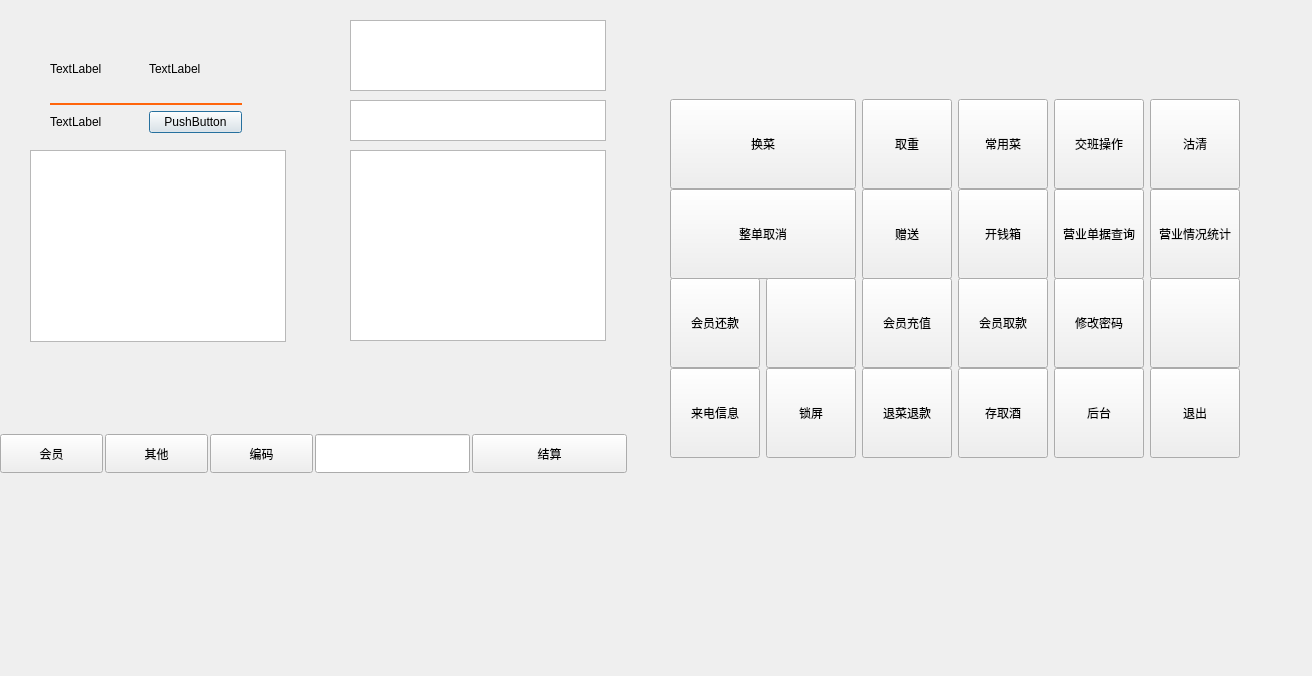
<?xml version="1.0" encoding="UTF-8"?>
<ui version="4.0">
 <class>w_scr_dish_main_view_800x600</class>
 <widget class="QDialog" name="w_scr_dish_main_view_800x600">
  <property name="geometry">
   <rect>
    <x>0</x>
    <y>0</y>
    <width>1312</width>
    <height>676</height>
   </rect>
  </property>
  <property name="windowTitle">
   <string>Dialog</string>
  </property>
  <widget class="ftableview" name="tableView_dish">
   <property name="geometry">
    <rect>
     <x>350</x>
     <y>150</y>
     <width>256</width>
     <height>191</height>
    </rect>
   </property>
   <property name="outer_stylesheet" stdset="0">
    <string>tableView_dish</string>
   </property>
  </widget>
  <widget class="QFrame" name="frame">
   <property name="geometry">
    <rect>
     <x>660</x>
     <y>90</y>
     <width>591</width>
     <height>371</height>
    </rect>
   </property>
   <layout class="QGridLayout" name="gridLayout">
    <property name="spacing">
     <number>5</number>
    </property>
    <item row="4" column="3">
     <widget class="lds_pushbutton_wrap" name="pushButton_wine">
      <property name="sizePolicy">
       <sizepolicy hsizetype="Expanding" vsizetype="Expanding">
        <horstretch>0</horstretch>
        <verstretch>0</verstretch>
       </sizepolicy>
      </property>
      <property name="minimumSize">
       <size>
        <width>90</width>
        <height>90</height>
       </size>
      </property>
      <property name="maximumSize">
       <size>
        <width>90</width>
        <height>90</height>
       </size>
      </property>
      <property name="focusPolicy">
       <enum>Qt::NoFocus</enum>
      </property>
      <property name="styleSheet">
       <string notr="true"/>
      </property>
      <property name="text">
       <string>存取酒</string>
      </property>
      <property name="outer_stylesheet" stdset="0">
       <string>pushbutton_type</string>
      </property>
     </widget>
    </item>
    <item row="0" column="3">
     <widget class="lds_pushbutton_wrap" name="pushButton_changyong">
      <property name="sizePolicy">
       <sizepolicy hsizetype="Expanding" vsizetype="Expanding">
        <horstretch>0</horstretch>
        <verstretch>0</verstretch>
       </sizepolicy>
      </property>
      <property name="minimumSize">
       <size>
        <width>90</width>
        <height>90</height>
       </size>
      </property>
      <property name="maximumSize">
       <size>
        <width>90</width>
        <height>90</height>
       </size>
      </property>
      <property name="focusPolicy">
       <enum>Qt::NoFocus</enum>
      </property>
      <property name="styleSheet">
       <string notr="true"/>
      </property>
      <property name="text">
       <string>常用菜</string>
      </property>
      <property name="outer_stylesheet" stdset="0">
       <string>pushbutton_type</string>
      </property>
     </widget>
    </item>
    <item row="1" column="4">
     <widget class="lds_pushbutton_wrap" name="pushButton_sys_yingyedanju">
      <property name="enabled">
       <bool>true</bool>
      </property>
      <property name="sizePolicy">
       <sizepolicy hsizetype="Expanding" vsizetype="Expanding">
        <horstretch>0</horstretch>
        <verstretch>0</verstretch>
       </sizepolicy>
      </property>
      <property name="minimumSize">
       <size>
        <width>90</width>
        <height>90</height>
       </size>
      </property>
      <property name="maximumSize">
       <size>
        <width>90</width>
        <height>90</height>
       </size>
      </property>
      <property name="focusPolicy">
       <enum>Qt::NoFocus</enum>
      </property>
      <property name="styleSheet">
       <string notr="true"/>
      </property>
      <property name="text">
       <string>营业单据查询</string>
      </property>
      <property name="outer_stylesheet" stdset="0">
       <string>pushbutton_type</string>
      </property>
     </widget>
    </item>
    <item row="0" column="4">
     <widget class="lds_pushbutton_wrap" name="pushButton_sys_jiaoban">
      <property name="sizePolicy">
       <sizepolicy hsizetype="Expanding" vsizetype="Expanding">
        <horstretch>0</horstretch>
        <verstretch>0</verstretch>
       </sizepolicy>
      </property>
      <property name="minimumSize">
       <size>
        <width>90</width>
        <height>90</height>
       </size>
      </property>
      <property name="maximumSize">
       <size>
        <width>90</width>
        <height>90</height>
       </size>
      </property>
      <property name="focusPolicy">
       <enum>Qt::NoFocus</enum>
      </property>
      <property name="styleSheet">
       <string notr="true"/>
      </property>
      <property name="text">
       <string>交班操作</string>
      </property>
      <property name="outer_stylesheet" stdset="0">
       <string>pushbutton_type</string>
      </property>
     </widget>
    </item>
    <item row="1" column="5">
     <widget class="lds_pushbutton_wrap" name="pushButton_sys_yingyeqingkuang">
      <property name="sizePolicy">
       <sizepolicy hsizetype="Expanding" vsizetype="Expanding">
        <horstretch>0</horstretch>
        <verstretch>0</verstretch>
       </sizepolicy>
      </property>
      <property name="minimumSize">
       <size>
        <width>90</width>
        <height>90</height>
       </size>
      </property>
      <property name="maximumSize">
       <size>
        <width>90</width>
        <height>90</height>
       </size>
      </property>
      <property name="focusPolicy">
       <enum>Qt::NoFocus</enum>
      </property>
      <property name="styleSheet">
       <string notr="true"/>
      </property>
      <property name="text">
       <string>营业情况统计</string>
      </property>
      <property name="outer_stylesheet" stdset="0">
       <string>pushbutton_type</string>
      </property>
     </widget>
    </item>
    <item row="4" column="5">
     <widget class="lds_pushbutton_wrap" name="pushButton_tuichu">
      <property name="sizePolicy">
       <sizepolicy hsizetype="Expanding" vsizetype="Expanding">
        <horstretch>0</horstretch>
        <verstretch>0</verstretch>
       </sizepolicy>
      </property>
      <property name="minimumSize">
       <size>
        <width>90</width>
        <height>90</height>
       </size>
      </property>
      <property name="maximumSize">
       <size>
        <width>90</width>
        <height>90</height>
       </size>
      </property>
      <property name="focusPolicy">
       <enum>Qt::NoFocus</enum>
      </property>
      <property name="styleSheet">
       <string notr="true"/>
      </property>
      <property name="text">
       <string>退出</string>
      </property>
      <property name="outer_stylesheet" stdset="0">
       <string>pushbutton_type</string>
      </property>
     </widget>
    </item>
    <item row="2" column="2">
     <widget class="lds_pushbutton_wrap" name="pushButton_sys_chongzhi">
      <property name="sizePolicy">
       <sizepolicy hsizetype="Expanding" vsizetype="Expanding">
        <horstretch>0</horstretch>
        <verstretch>0</verstretch>
       </sizepolicy>
      </property>
      <property name="minimumSize">
       <size>
        <width>90</width>
        <height>90</height>
       </size>
      </property>
      <property name="maximumSize">
       <size>
        <width>90</width>
        <height>90</height>
       </size>
      </property>
      <property name="focusPolicy">
       <enum>Qt::NoFocus</enum>
      </property>
      <property name="styleSheet">
       <string notr="true"/>
      </property>
      <property name="text">
       <string>会员充值</string>
      </property>
      <property name="outer_stylesheet" stdset="0">
       <string>pushbutton_type</string>
      </property>
     </widget>
    </item>
    <item row="4" column="2">
     <widget class="lds_pushbutton_wrap" name="pushButton_exitbill">
      <property name="sizePolicy">
       <sizepolicy hsizetype="Expanding" vsizetype="Expanding">
        <horstretch>0</horstretch>
        <verstretch>0</verstretch>
       </sizepolicy>
      </property>
      <property name="minimumSize">
       <size>
        <width>90</width>
        <height>90</height>
       </size>
      </property>
      <property name="maximumSize">
       <size>
        <width>90</width>
        <height>90</height>
       </size>
      </property>
      <property name="focusPolicy">
       <enum>Qt::NoFocus</enum>
      </property>
      <property name="styleSheet">
       <string notr="true"/>
      </property>
      <property name="text">
       <string>退菜退款</string>
      </property>
      <property name="outer_stylesheet" stdset="0">
       <string>pushbutton_type</string>
      </property>
     </widget>
    </item>
    <item row="4" column="1">
     <widget class="lds_pushbutton_wrap" name="pushButton_sys_suoping">
      <property name="sizePolicy">
       <sizepolicy hsizetype="Expanding" vsizetype="Expanding">
        <horstretch>0</horstretch>
        <verstretch>0</verstretch>
       </sizepolicy>
      </property>
      <property name="minimumSize">
       <size>
        <width>90</width>
        <height>90</height>
       </size>
      </property>
      <property name="maximumSize">
       <size>
        <width>90</width>
        <height>90</height>
       </size>
      </property>
      <property name="focusPolicy">
       <enum>Qt::NoFocus</enum>
      </property>
      <property name="styleSheet">
       <string notr="true"/>
      </property>
      <property name="text">
       <string>锁屏</string>
      </property>
      <property name="outer_stylesheet" stdset="0">
       <string>pushbutton_type</string>
      </property>
     </widget>
    </item>
    <item row="1" column="3">
     <widget class="lds_pushbutton_wrap" name="pushButton_sys_kaiqianxiang">
      <property name="sizePolicy">
       <sizepolicy hsizetype="Expanding" vsizetype="Expanding">
        <horstretch>0</horstretch>
        <verstretch>0</verstretch>
       </sizepolicy>
      </property>
      <property name="minimumSize">
       <size>
        <width>90</width>
        <height>90</height>
       </size>
      </property>
      <property name="maximumSize">
       <size>
        <width>90</width>
        <height>90</height>
       </size>
      </property>
      <property name="focusPolicy">
       <enum>Qt::NoFocus</enum>
      </property>
      <property name="styleSheet">
       <string notr="true"/>
      </property>
      <property name="text">
       <string>开钱箱</string>
      </property>
      <property name="outer_stylesheet" stdset="0">
       <string>pushbutton_type</string>
      </property>
     </widget>
    </item>
    <item row="2" column="3">
     <widget class="lds_pushbutton_wrap" name="pushButton_sys_qukuan">
      <property name="sizePolicy">
       <sizepolicy hsizetype="Expanding" vsizetype="Expanding">
        <horstretch>0</horstretch>
        <verstretch>0</verstretch>
       </sizepolicy>
      </property>
      <property name="minimumSize">
       <size>
        <width>90</width>
        <height>90</height>
       </size>
      </property>
      <property name="maximumSize">
       <size>
        <width>90</width>
        <height>90</height>
       </size>
      </property>
      <property name="focusPolicy">
       <enum>Qt::NoFocus</enum>
      </property>
      <property name="styleSheet">
       <string notr="true"/>
      </property>
      <property name="text">
       <string>会员取款</string>
      </property>
      <property name="outer_stylesheet" stdset="0">
       <string>pushbutton_type</string>
      </property>
     </widget>
    </item>
    <item row="0" column="5">
     <widget class="lds_pushbutton_wrap" name="pushButton_sys_guqing">
      <property name="sizePolicy">
       <sizepolicy hsizetype="Expanding" vsizetype="Expanding">
        <horstretch>0</horstretch>
        <verstretch>0</verstretch>
       </sizepolicy>
      </property>
      <property name="minimumSize">
       <size>
        <width>90</width>
        <height>90</height>
       </size>
      </property>
      <property name="maximumSize">
       <size>
        <width>90</width>
        <height>90</height>
       </size>
      </property>
      <property name="focusPolicy">
       <enum>Qt::NoFocus</enum>
      </property>
      <property name="styleSheet">
       <string notr="true"/>
      </property>
      <property name="text">
       <string>沽清</string>
      </property>
      <property name="outer_stylesheet" stdset="0">
       <string>pushbutton_type</string>
      </property>
     </widget>
    </item>
    <item row="4" column="4">
     <widget class="lds_pushbutton_wrap" name="pushButton_sys_switchback">
      <property name="sizePolicy">
       <sizepolicy hsizetype="Expanding" vsizetype="Expanding">
        <horstretch>0</horstretch>
        <verstretch>0</verstretch>
       </sizepolicy>
      </property>
      <property name="minimumSize">
       <size>
        <width>90</width>
        <height>90</height>
       </size>
      </property>
      <property name="maximumSize">
       <size>
        <width>90</width>
        <height>90</height>
       </size>
      </property>
      <property name="focusPolicy">
       <enum>Qt::NoFocus</enum>
      </property>
      <property name="styleSheet">
       <string notr="true"/>
      </property>
      <property name="text">
       <string>后台</string>
      </property>
      <property name="outer_stylesheet" stdset="0">
       <string>pushbutton_type</string>
      </property>
     </widget>
    </item>
    <item row="0" column="2">
     <widget class="lds_pushbutton_wrap" name="pushButton_takeweight">
      <property name="sizePolicy">
       <sizepolicy hsizetype="Minimum" vsizetype="Expanding">
        <horstretch>0</horstretch>
        <verstretch>0</verstretch>
       </sizepolicy>
      </property>
      <property name="minimumSize">
       <size>
        <width>90</width>
        <height>90</height>
       </size>
      </property>
      <property name="maximumSize">
       <size>
        <width>90</width>
        <height>90</height>
       </size>
      </property>
      <property name="focusPolicy">
       <enum>Qt::NoFocus</enum>
      </property>
      <property name="styleSheet">
       <string notr="true"/>
      </property>
      <property name="text">
       <string>取重</string>
      </property>
      <property name="outer_stylesheet" stdset="0">
       <string>pushbutton_type</string>
      </property>
     </widget>
    </item>
    <item row="1" column="2">
     <widget class="lds_pushbutton_wrap" name="pushButton_present">
      <property name="sizePolicy">
       <sizepolicy hsizetype="Expanding" vsizetype="Expanding">
        <horstretch>0</horstretch>
        <verstretch>0</verstretch>
       </sizepolicy>
      </property>
      <property name="minimumSize">
       <size>
        <width>90</width>
        <height>90</height>
       </size>
      </property>
      <property name="maximumSize">
       <size>
        <width>90</width>
        <height>90</height>
       </size>
      </property>
      <property name="focusPolicy">
       <enum>Qt::NoFocus</enum>
      </property>
      <property name="styleSheet">
       <string notr="true"/>
      </property>
      <property name="text">
       <string>赠送</string>
      </property>
      <property name="outer_stylesheet" stdset="0">
       <string>pushbutton_type</string>
      </property>
     </widget>
    </item>
    <item row="2" column="4">
     <widget class="lds_pushbutton_wrap" name="pushButton_sys_xiugaimima">
      <property name="sizePolicy">
       <sizepolicy hsizetype="Expanding" vsizetype="Expanding">
        <horstretch>0</horstretch>
        <verstretch>0</verstretch>
       </sizepolicy>
      </property>
      <property name="minimumSize">
       <size>
        <width>90</width>
        <height>90</height>
       </size>
      </property>
      <property name="maximumSize">
       <size>
        <width>90</width>
        <height>90</height>
       </size>
      </property>
      <property name="focusPolicy">
       <enum>Qt::NoFocus</enum>
      </property>
      <property name="styleSheet">
       <string notr="true"/>
      </property>
      <property name="text">
       <string>修改密码</string>
      </property>
      <property name="outer_stylesheet" stdset="0">
       <string>pushbutton_type</string>
      </property>
     </widget>
    </item>
    <item row="2" column="5">
     <widget class="btnlanguageswicth" name="pushButton_language">
      <property name="enabled">
       <bool>true</bool>
      </property>
      <property name="sizePolicy">
       <sizepolicy hsizetype="Expanding" vsizetype="Expanding">
        <horstretch>0</horstretch>
        <verstretch>0</verstretch>
       </sizepolicy>
      </property>
      <property name="minimumSize">
       <size>
        <width>90</width>
        <height>90</height>
       </size>
      </property>
      <property name="maximumSize">
       <size>
        <width>90</width>
        <height>90</height>
       </size>
      </property>
      <property name="focusPolicy">
       <enum>Qt::NoFocus</enum>
      </property>
      <property name="styleSheet">
       <string notr="true"/>
      </property>
      <property name="text">
       <string/>
      </property>
      <property name="outer_stylesheet" stdset="0">
       <string>pushbutton_type</string>
      </property>
     </widget>
    </item>
    <item row="4" column="0">
     <widget class="lds_pushbutton_wrap" name="pushButton_tel_coming">
      <property name="sizePolicy">
       <sizepolicy hsizetype="Expanding" vsizetype="Expanding">
        <horstretch>0</horstretch>
        <verstretch>0</verstretch>
       </sizepolicy>
      </property>
      <property name="minimumSize">
       <size>
        <width>90</width>
        <height>90</height>
       </size>
      </property>
      <property name="maximumSize">
       <size>
        <width>90</width>
        <height>90</height>
       </size>
      </property>
      <property name="focusPolicy">
       <enum>Qt::NoFocus</enum>
      </property>
      <property name="styleSheet">
       <string notr="true"/>
      </property>
      <property name="text">
       <string>来电信息</string>
      </property>
      <property name="outer_stylesheet" stdset="0">
       <string>pushbutton_type</string>
      </property>
     </widget>
    </item>
    <item row="0" column="0" colspan="2">
     <widget class="lds_pushbutton_wrap" name="pushButton_change">
      <property name="sizePolicy">
       <sizepolicy hsizetype="Expanding" vsizetype="Expanding">
        <horstretch>0</horstretch>
        <verstretch>0</verstretch>
       </sizepolicy>
      </property>
      <property name="minimumSize">
       <size>
        <width>90</width>
        <height>90</height>
       </size>
      </property>
      <property name="maximumSize">
       <size>
        <width>16777215</width>
        <height>90</height>
       </size>
      </property>
      <property name="focusPolicy">
       <enum>Qt::NoFocus</enum>
      </property>
      <property name="styleSheet">
       <string notr="true"/>
      </property>
      <property name="text">
       <string>换菜</string>
      </property>
      <property name="outer_stylesheet" stdset="0">
       <string>pushbutton_type</string>
      </property>
     </widget>
    </item>
    <item row="1" column="0" colspan="2">
     <widget class="lds_pushbutton_wrap" name="pushButton_allbillcancel">
      <property name="sizePolicy">
       <sizepolicy hsizetype="Expanding" vsizetype="Expanding">
        <horstretch>0</horstretch>
        <verstretch>0</verstretch>
       </sizepolicy>
      </property>
      <property name="minimumSize">
       <size>
        <width>90</width>
        <height>90</height>
       </size>
      </property>
      <property name="maximumSize">
       <size>
        <width>16777215</width>
        <height>90</height>
       </size>
      </property>
      <property name="focusPolicy">
       <enum>Qt::NoFocus</enum>
      </property>
      <property name="styleSheet">
       <string notr="true"/>
      </property>
      <property name="text">
       <string>整单取消</string>
      </property>
      <property name="outer_stylesheet" stdset="0">
       <string>pushbutton_type</string>
      </property>
     </widget>
    </item>
    <item row="2" column="0">
     <widget class="lds_pushbutton_wrap" name="pushButton_mhangpay">
      <property name="sizePolicy">
       <sizepolicy hsizetype="Expanding" vsizetype="Expanding">
        <horstretch>0</horstretch>
        <verstretch>0</verstretch>
       </sizepolicy>
      </property>
      <property name="minimumSize">
       <size>
        <width>90</width>
        <height>90</height>
       </size>
      </property>
      <property name="maximumSize">
       <size>
        <width>90</width>
        <height>90</height>
       </size>
      </property>
      <property name="focusPolicy">
       <enum>Qt::NoFocus</enum>
      </property>
      <property name="styleSheet">
       <string notr="true"/>
      </property>
      <property name="text">
       <string>会员还款</string>
      </property>
      <property name="outer_stylesheet" stdset="0">
       <string>pushbutton_type</string>
      </property>
     </widget>
    </item>
    <item row="2" column="1">
     <widget class="public_pushbuton_rt_check" name="pushButton_takebill">
      <property name="sizePolicy">
       <sizepolicy hsizetype="Expanding" vsizetype="Expanding">
        <horstretch>0</horstretch>
        <verstretch>0</verstretch>
       </sizepolicy>
      </property>
      <property name="minimumSize">
       <size>
        <width>90</width>
        <height>90</height>
       </size>
      </property>
      <property name="maximumSize">
       <size>
        <width>90</width>
        <height>90</height>
       </size>
      </property>
      <property name="focusPolicy">
       <enum>Qt::NoFocus</enum>
      </property>
      <property name="styleSheet">
       <string notr="true"/>
      </property>
      <property name="text">
       <string/>
      </property>
      <property name="outer_stylesheet" stdset="0">
       <string>pushbutton_type</string>
      </property>
     </widget>
    </item>
   </layout>
  </widget>
  <widget class="QFrame" name="frame_bottom">
   <property name="geometry">
    <rect>
     <x>0</x>
     <y>430</y>
     <width>631</width>
     <height>47</height>
    </rect>
   </property>
   <layout class="QHBoxLayout" name="horizontalLayout_2" stretch="2,2,2,3,3">
    <property name="spacing">
     <number>2</number>
    </property>
    <property name="leftMargin">
     <number>0</number>
    </property>
    <property name="topMargin">
     <number>4</number>
    </property>
    <property name="rightMargin">
     <number>4</number>
    </property>
    <property name="bottomMargin">
     <number>4</number>
    </property>
    <item>
     <widget class="public_pushbuton_rt_check" name="pushButton_member">
      <property name="sizePolicy">
       <sizepolicy hsizetype="Minimum" vsizetype="Expanding">
        <horstretch>0</horstretch>
        <verstretch>0</verstretch>
       </sizepolicy>
      </property>
      <property name="minimumSize">
       <size>
        <width>60</width>
        <height>0</height>
       </size>
      </property>
      <property name="focusPolicy">
       <enum>Qt::NoFocus</enum>
      </property>
      <property name="text">
       <string>会员</string>
      </property>
      <property name="icon">
       <iconset resource="../res.qrc">
        <normaloff>:/image/btn_icon/9.png</normaloff>:/image/btn_icon/9.png</iconset>
      </property>
      <property name="outer_stylesheet" stdset="0">
       <string>pushbutton_bottom</string>
      </property>
     </widget>
    </item>
    <item>
     <widget class="QPushButton" name="pushButton_other">
      <property name="sizePolicy">
       <sizepolicy hsizetype="Minimum" vsizetype="Expanding">
        <horstretch>0</horstretch>
        <verstretch>0</verstretch>
       </sizepolicy>
      </property>
      <property name="minimumSize">
       <size>
        <width>60</width>
        <height>0</height>
       </size>
      </property>
      <property name="focusPolicy">
       <enum>Qt::NoFocus</enum>
      </property>
      <property name="styleSheet">
       <string notr="true"/>
      </property>
      <property name="text">
       <string>其他</string>
      </property>
      <property name="icon">
       <iconset resource="../res.qrc">
        <normaloff>:/image/btn_icon/11.png</normaloff>:/image/btn_icon/11.png</iconset>
      </property>
      <property name="outer_stylesheet" stdset="0">
       <string>pushbutton_bottom_menu</string>
      </property>
     </widget>
    </item>
    <item>
     <widget class="QPushButton" name="pushButton_bianma">
      <property name="sizePolicy">
       <sizepolicy hsizetype="Minimum" vsizetype="Expanding">
        <horstretch>0</horstretch>
        <verstretch>0</verstretch>
       </sizepolicy>
      </property>
      <property name="minimumSize">
       <size>
        <width>60</width>
        <height>0</height>
       </size>
      </property>
      <property name="focusPolicy">
       <enum>Qt::NoFocus</enum>
      </property>
      <property name="styleSheet">
       <string notr="true"/>
      </property>
      <property name="text">
       <string>编码</string>
      </property>
      <property name="icon">
       <iconset resource="../res.qrc">
        <normaloff>:/image/btn_icon/2.png</normaloff>:/image/btn_icon/2.png</iconset>
      </property>
      <property name="outer_stylesheet" stdset="0">
       <string>pushbutton_bottom_menu</string>
      </property>
     </widget>
    </item>
    <item>
     <widget class="lds_lineedit" name="lineEdit_scan">
      <property name="sizePolicy">
       <sizepolicy hsizetype="Expanding" vsizetype="Expanding">
        <horstretch>0</horstretch>
        <verstretch>0</verstretch>
       </sizepolicy>
      </property>
      <property name="styleSheet">
       <string notr="true"/>
      </property>
      <property name="outer_stylesheet" stdset="0">
       <string>lineedit_qt_input</string>
      </property>
     </widget>
    </item>
    <item>
     <widget class="public_pushbutton_pay" name="pushButton_pay">
      <property name="sizePolicy">
       <sizepolicy hsizetype="Minimum" vsizetype="Expanding">
        <horstretch>0</horstretch>
        <verstretch>0</verstretch>
       </sizepolicy>
      </property>
      <property name="focusPolicy">
       <enum>Qt::NoFocus</enum>
      </property>
      <property name="text">
       <string>结算</string>
      </property>
     </widget>
    </item>
   </layout>
  </widget>
  <widget class="ftableview" name="tableView_subtype">
   <property name="geometry">
    <rect>
     <x>350</x>
     <y>100</y>
     <width>256</width>
     <height>41</height>
    </rect>
   </property>
   <property name="outer_stylesheet" stdset="0">
    <string>tableView_subtype</string>
   </property>
  </widget>
  <widget class="ftableview" name="tableView_type">
   <property name="geometry">
    <rect>
     <x>350</x>
     <y>20</y>
     <width>256</width>
     <height>71</height>
    </rect>
   </property>
   <property name="outer_stylesheet" stdset="0">
    <string>tableView_subtype</string>
   </property>
  </widget>
  <widget class="fexpandmain_tableview" name="tableView">
   <property name="geometry">
    <rect>
     <x>30</x>
     <y>150</y>
     <width>256</width>
     <height>192</height>
    </rect>
   </property>
  </widget>
  <widget class="lds_roundeddialog_title" name="frame_deskinfo" native="true">
   <property name="geometry">
    <rect>
     <x>50</x>
     <y>40</y>
     <width>192</width>
     <height>93</height>
    </rect>
   </property>
   <layout class="QGridLayout" name="gridLayout_2">
    <item row="0" column="0">
     <widget class="QLabel" name="label_logo">
      <property name="text">
       <string>TextLabel</string>
      </property>
      <property name="outer_stylesheet" stdset="0">
       <string>label_upon_bg</string>
      </property>
     </widget>
    </item>
    <item row="0" column="1">
     <widget class="QLabel" name="label_text">
      <property name="text">
       <string>TextLabel</string>
      </property>
      <property name="outer_stylesheet" stdset="0">
       <string>label_upon_bg</string>
      </property>
     </widget>
    </item>
    <item row="1" column="0" colspan="2">
     <widget class="QLabel" name="label_5">
      <property name="minimumSize">
       <size>
        <width>0</width>
        <height>2</height>
       </size>
      </property>
      <property name="maximumSize">
       <size>
        <width>16777215</width>
        <height>2</height>
       </size>
      </property>
      <property name="styleSheet">
       <string notr="true">background-color:#ff650b</string>
      </property>
      <property name="text">
       <string/>
      </property>
     </widget>
    </item>
    <item row="2" column="0">
     <widget class="QLabel" name="label_num">
      <property name="text">
       <string>TextLabel</string>
      </property>
      <property name="outer_stylesheet" stdset="0">
       <string>xx_num</string>
      </property>
     </widget>
    </item>
    <item row="2" column="1">
     <widget class="QPushButton" name="label_total">
      <property name="text">
       <string>PushButton</string>
      </property>
      <property name="outer_stylesheet" stdset="0">
       <string>xx_amount</string>
      </property>
     </widget>
    </item>
   </layout>
  </widget>
  <widget class="fexpandmain_dish_btn" name="frame_dish_bottom2">
   <property name="geometry">
    <rect>
     <x>20</x>
     <y>360</y>
     <width>251</width>
     <height>51</height>
    </rect>
   </property>
  </widget>
 </widget>
 <customwidgets>
  <customwidget>
   <class>ftableview</class>
   <extends>QTableView</extends>
   <header>ftableview.h</header>
  </customwidget>
  <customwidget>
   <class>lds_roundeddialog_title</class>
   <extends>QWidget</extends>
   <header>lds_roundeddialog_title.h</header>
   <container>1</container>
  </customwidget>
  <customwidget>
   <class>lds_pushbutton_wrap</class>
   <extends>QPushButton</extends>
   <header>lds_pushbutton_wrap.h</header>
  </customwidget>
  <customwidget>
   <class>public_pushbuton_rt_check</class>
   <extends>QPushButton</extends>
   <header>public_pushbuton_rt_check.h</header>
  </customwidget>
  <customwidget>
   <class>btnlanguageswicth</class>
   <extends>QPushButton</extends>
   <header>btnlanguageswicth.h</header>
  </customwidget>
  <customwidget>
   <class>lds_lineedit</class>
   <extends>QLineEdit</extends>
   <header>lds_lineedit.h</header>
  </customwidget>
  <customwidget>
   <class>public_pushbutton_pay</class>
   <extends>QPushButton</extends>
   <header>public_pushbutton_pay.h</header>
  </customwidget>
  <customwidget>
   <class>fexpandmain_tableview</class>
   <extends>QTableView</extends>
   <header>fexpandmain_tableview.h</header>
  </customwidget>
  <customwidget>
   <class>fexpandmain_dish_btn</class>
   <extends>QFrame</extends>
   <header>fexpandmain_dish_btn.h</header>
   <container>1</container>
  </customwidget>
 </customwidgets>
 <resources>
  <include location="../res.qrc"/>
 </resources>
 <connections/>
</ui>
